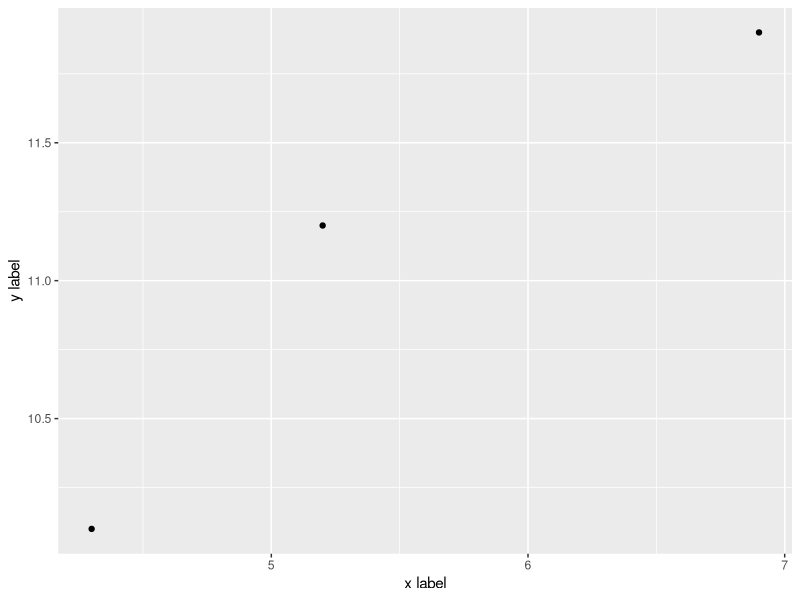
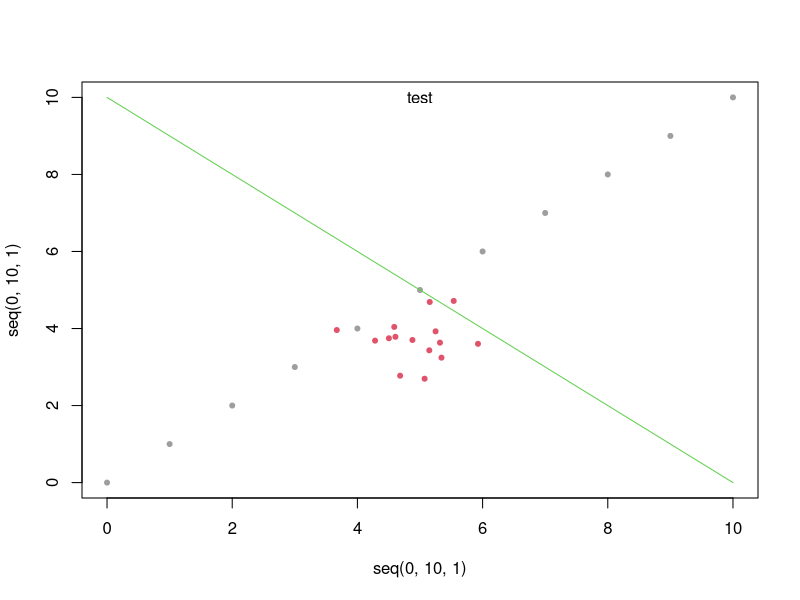

Recreate these plots in R, in order.
check <- TRUE
while(check)
{
  for (i in unique(seq(1,20,1)))
  {
    if(i < 10)
    {
      if (i %% 2 == 0)
      {
        print(c(i, i+1))
      }
    }
    else
    {
      check <- FALSE
    }
  }
}


mysteryFunction <- function(digit,add) {
  result <- digit + add
  result }
slicerFunction <- function(digit,criterion=5) {
  result <- digit[digit<criterion]
  result }
test <- c(4,5,6,7,8,7,6,5,4,3,2,1) 
slicerFunction(test) 
slicerFunction(test,8)
mysteryFunction(test,5)

myCounter <- function(number) {
  num_vec <- c(number)
  result = number + num_vec[number]
  result
}

myCounter(4)
myCounter(number=4)
myCounter(c(4,10))
myCounter(1:10)
myCounter(10:1)

require(ggplot2)
qplot(c(4.3,5.2,6.9),c(10.1,11.2,11.9),xlab="x label", ylab="y label")

plot(seq(0,10,1),seq(0,10,1),pch=20,col=8) 
lines(c(0,10),c(10,0),col=3) 
points(rnorm(15,5,0.5),rnorm(15,4,0.5),col=2,pch=20) 
text(5,10, "test")
quartz(5,6)

par(mfrow=c(2,3))


a <- 0:9
b <- seq(0,0.9,0.1)
ind <- rep(c("A","B"),length(a)/2)
indAlt <- c(rep("C",length(a)/2),rep("D",length(a)/2)) 
myFrame <- data.frame(index1=ind,index2=indAlt,a,b)

names(myFrame) 
myFrame$index1 
myFrame$index2 
dim(myFrame)

myFrame[1:5,] 
myFrame[,1:2]

myFrame[myFrame$index1 == "A",] 
myFrame[myFrame$index1 == "A",]$b

myFrame$c <- "test"
myFrame$d <- myFrame$a %%2 
myFrame$diffa <- c(0, diff(myFrame$a)) 
myFrame$diffb <- c(0, diff(myFrame$b)) 
myFrame$diffd <- c(0, diff(myFrame$d))


mean(myFrame$a) 
summary(myFrame$a) 
summary(myFrame) 
levels(myFrame$index1)

myFrame

with(myFrame,tapply(a,list(index1,index2),median)) 
with(myFrame,aggregate(a,list(l1=index1,l2=index2),median))
with(myFrame[myFrame$index2 == "C",],aggregate(a,list(l1=index1,l2=index2),median))


fast <- rnorm(20,200,10)
slow <- rnorm(20,400,10)
t.test(a,b)
fast
slow


